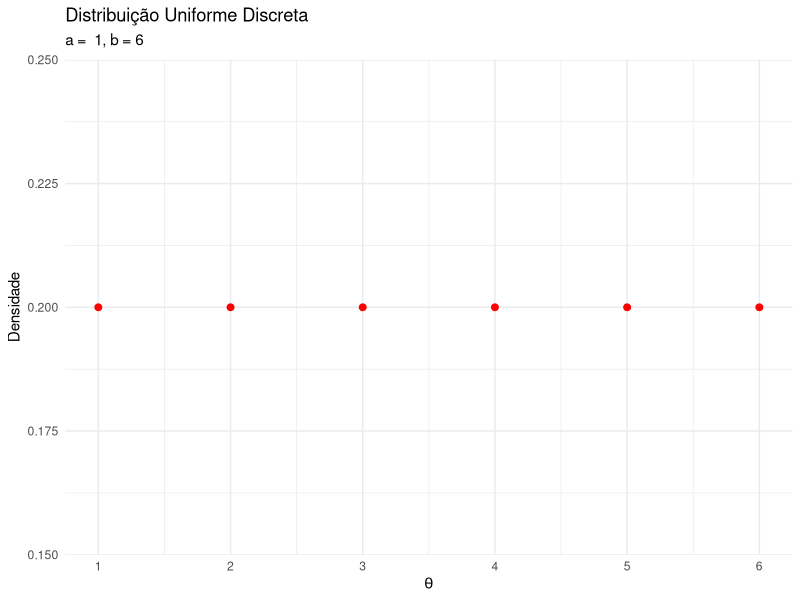
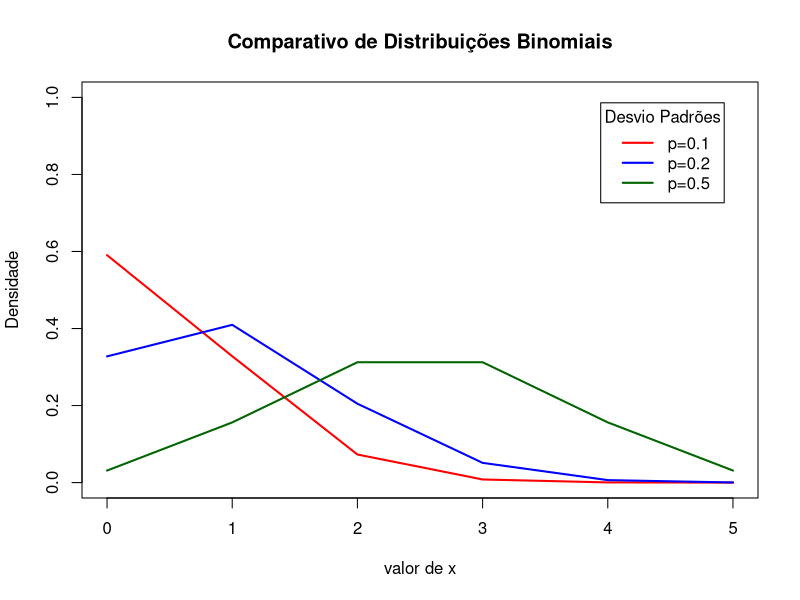
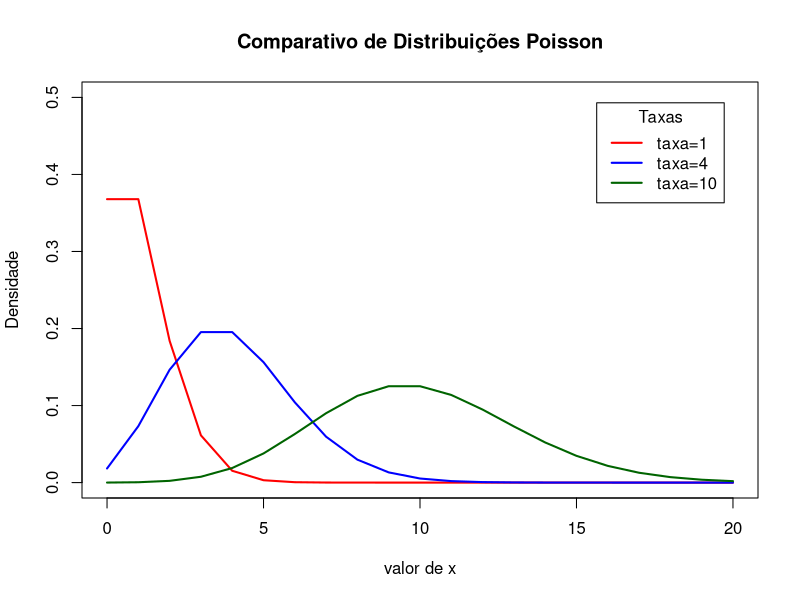
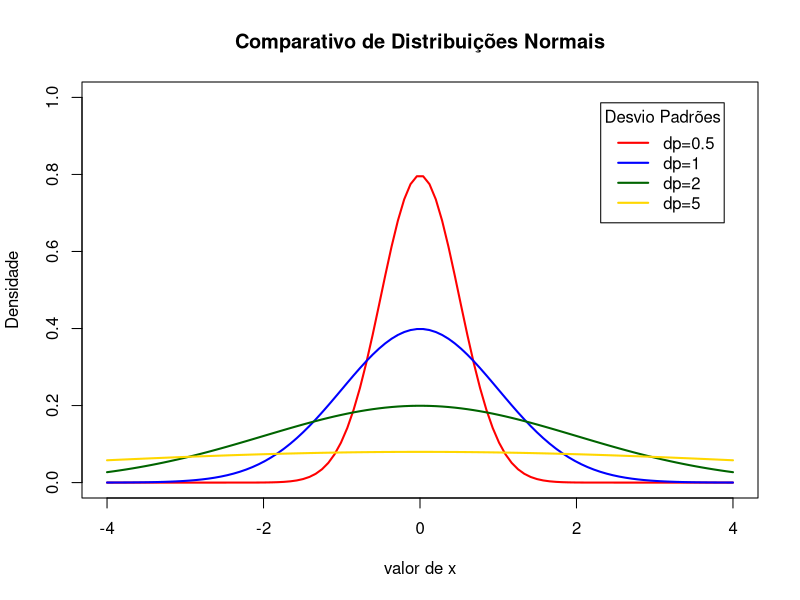
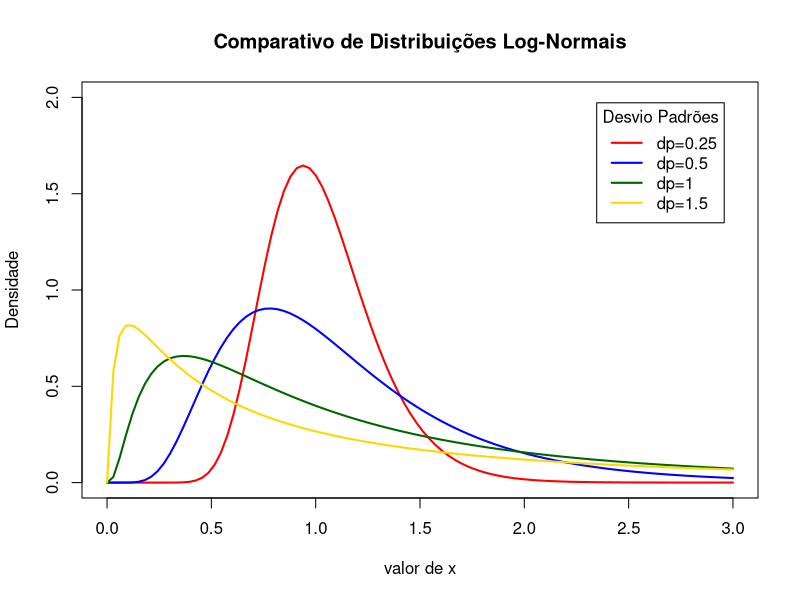
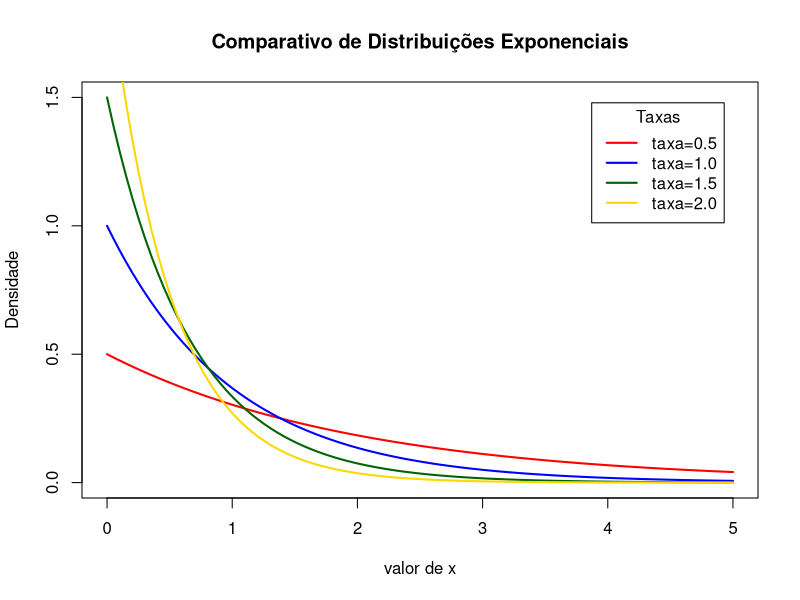
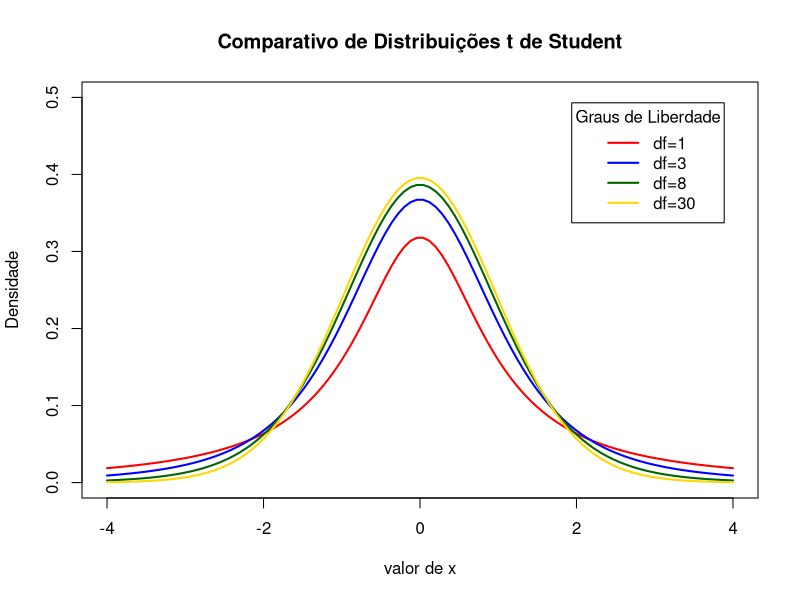

Reproduce these figures in R, in order.
## ---- chunk 1
knitr::opts_chunk$set(echo = TRUE)
library(ggplot2)
library(tibble)
theme_set(theme_minimal())
## ---- chunk 2
ggplot(data = tibble(
  x = seq(1, 6),
  y = dunif(x, min = 1, max = 6)),
  aes(x, y)) +
  geom_point(size = 2, col = "red") +
  labs(
    title = "Distribuição Uniforme Discreta",
    subtitle = expression("a =  1, b = 6"),
    x = expression(theta),
    y = "Densidade",
    color = "Parâmetros"
  ) +
  scale_x_continuous(breaks = c(1:6))
## ---- chunk 3
x <- seq(0, 5)

probs <- c(0.1, 0.2, 0.5)
colors <- c("red", "blue", "darkgreen")
labels <- c("p=0.1", "p=0.2", "p=0.5")

plot(NA, xlab="valor de x",
  ylab="Densidade",
  main="Comparativo de Distribuições Binomiais",
  xlim = c(0, 5),
  ylim = c(0, 1))

for (i in 1:4){
  lines(x, dbinom(x, 5, prob = probs[i]), lwd=2, col=colors[i])
}

legend("topright", inset=.05, title="Desvio Padrões",
  labels, lwd=2, lty=c(1, 1, 1, 1, 2), col=colors)
## ---- chunk 4
x <- seq(0, 20)

rates <- c(1, 4, 10)
colors <- c("red", "blue", "darkgreen")
labels <- c("taxa=1", "taxa=4", "taxa=10")

plot(NA, xlab="valor de x",
  ylab="Densidade",
  main="Comparativo de Distribuições Poisson",
  xlim = c(0, 20),
  ylim = c(0, 0.5))

for (i in 1:4){
  lines(x, dpois(x, lambda = rates[i]), lwd=2, col=colors[i])
}

legend("topright", inset=.05, title="Taxas",
  labels, lwd=2, lty=c(1, 1, 1, 1, 2), col=colors)
## ---- chunk 5
x <- seq(-4, 4, length = 100)

dps <- c(0.5, 1, 2, 5)
colors <- c("red", "blue", "darkgreen", "gold")
labels <- c("dp=0.5", "dp=1", "dp=2", "dp=5")

plot(NA, xlab="valor de x",
  ylab="Densidade",
  main="Comparativo de Distribuições Normais",
  xlim = c(-4, 4),
  ylim = c(0, 1))

for (i in 1:4){
  lines(x, dnorm(x, mean = 0, sd = dps[i]), lwd=2, col=colors[i])
}

legend("topright", inset=.05, title="Desvio Padrões",
  labels, lwd=2, lty=c(1, 1, 1, 1, 2), col=colors)
## ---- chunk 6
x <- seq(0, 3, length = 100)

dps <- c(0.25, 0.5, 1, 1.5)
colors <- c("red", "blue", "darkgreen", "gold")
labels <- c("dp=0.25", "dp=0.5", "dp=1", "dp=1.5")

plot(NA, xlab="valor de x",
  ylab="Densidade",
  main="Comparativo de Distribuições Log-Normais",
  xlim = c(0, 3),
  ylim = c(0, 2))

for (i in 1:4){
  lines(x, dlnorm(x, mean = 0, sd = dps[i]), lwd=2, col=colors[i])
}

legend("topright", inset=.05, title="Desvio Padrões",
  labels, lwd=2, lty=c(1, 1, 1, 1, 2), col=colors)
## ---- chunk 7
x <- seq(0, 5, length = 100)

rates <- c(0.5, 1, 1.5, 2)
colors <- c("red", "blue", "darkgreen", "gold")
labels <- c("taxa=0.5", "taxa=1.0", "taxa=1.5", "taxa=2.0")

plot(NA, xlab="valor de x",
  ylab="Densidade",
  main="Comparativo de Distribuições Exponenciais",
  xlim = c(0, 5),
  ylim = c(0, 1.5))

for (i in 1:4){
  lines(x, dexp(x,rate = rates[i]), lwd=2, col=colors[i])
}

legend("topright", inset=.05, title="Taxas",
  labels, lwd=2, lty=c(1, 1, 1, 1, 2), col=colors)
## ---- chunk 8
x <- seq(-4, 4, length = 100)

degfs <- c(1, 3, 8, 30)
colors <- c("red", "blue", "darkgreen", "gold")
labels <- c("df=1", "df=3", "df=8", "df=30")

plot(NA, xlab="valor de x",
  ylab="Densidade",
  main="Comparativo de Distribuições t de Student",
  xlim = c(-4, 4),
  ylim = c(0, 0.5))

for (i in 1:4){
  lines(x, dt(x,df = degfs[i]), lwd=2, col=colors[i])
}

legend("topright", inset=.05, title="Graus de Liberdade",
  labels, lwd=2, lty=c(1, 1, 1, 1, 2), col=colors)
## ---- chunk 9
sessionInfo()
